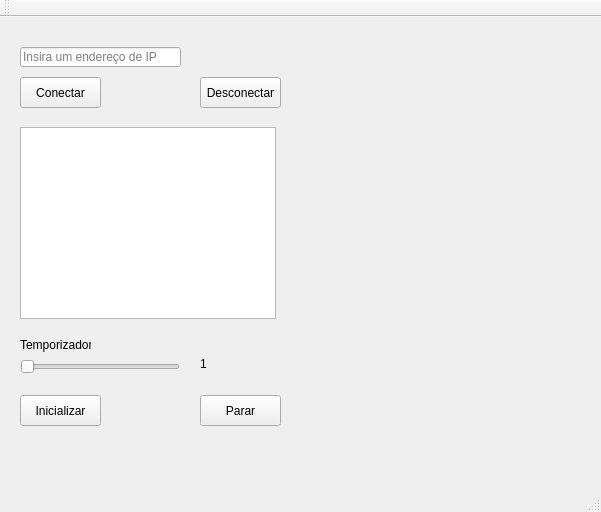
<?xml version="1.0" encoding="UTF-8"?>
<ui version="4.0">
 <class>MainWindow</class>
 <widget class="QMainWindow" name="MainWindow">
  <property name="geometry">
   <rect>
    <x>0</x>
    <y>0</y>
    <width>601</width>
    <height>512</height>
   </rect>
  </property>
  <property name="windowTitle">
   <string>MainWindow</string>
  </property>
  <widget class="QWidget" name="centralWidget">
   <widget class="QPushButton" name="pushButtonGet">
    <property name="geometry">
     <rect>
      <x>20</x>
      <y>378</y>
      <width>81</width>
      <height>31</height>
     </rect>
    </property>
    <property name="text">
     <string>Inicializar</string>
    </property>
   </widget>
   <widget class="QPushButton" name="pushButtonStop">
    <property name="geometry">
     <rect>
      <x>200</x>
      <y>378</y>
      <width>81</width>
      <height>31</height>
     </rect>
    </property>
    <property name="text">
     <string>Parar</string>
    </property>
   </widget>
   <widget class="QListWidget" name="listWidget">
    <property name="geometry">
     <rect>
      <x>20</x>
      <y>110</y>
      <width>256</width>
      <height>192</height>
     </rect>
    </property>
   </widget>
   <widget class="QPushButton" name="pushButtonConnect">
    <property name="geometry">
     <rect>
      <x>20</x>
      <y>60</y>
      <width>81</width>
      <height>31</height>
     </rect>
    </property>
    <property name="text">
     <string>Conectar</string>
    </property>
   </widget>
   <widget class="QPushButton" name="pushButtonDisconnect">
    <property name="geometry">
     <rect>
      <x>200</x>
      <y>60</y>
      <width>81</width>
      <height>31</height>
     </rect>
    </property>
    <property name="text">
     <string>Desconectar</string>
    </property>
   </widget>
   <widget class="QLineEdit" name="lineEdit">
    <property name="geometry">
     <rect>
      <x>20</x>
      <y>30</y>
      <width>161</width>
      <height>20</height>
     </rect>
    </property>
    <property name="text">
     <string/>
    </property>
    <property name="placeholderText">
     <string>Insira um endereço de IP</string>
    </property>
   </widget>
   <widget class="QSlider" name="horizontalSlider">
    <property name="geometry">
     <rect>
      <x>20</x>
      <y>340</y>
      <width>160</width>
      <height>20</height>
     </rect>
    </property>
    <property name="minimum">
     <number>1</number>
    </property>
    <property name="maximum">
     <number>10</number>
    </property>
    <property name="orientation">
     <enum>Qt::Horizontal</enum>
    </property>
   </widget>
   <widget class="QLabel" name="label">
    <property name="geometry">
     <rect>
      <x>20</x>
      <y>320</y>
      <width>71</width>
      <height>16</height>
     </rect>
    </property>
    <property name="text">
     <string>Temporizador</string>
    </property>
   </widget>
   <widget class="QLabel" name="label_2">
    <property name="geometry">
     <rect>
      <x>200</x>
      <y>340</y>
      <width>47</width>
      <height>13</height>
     </rect>
    </property>
    <property name="text">
     <string>1</string>
    </property>
   </widget>
   <widget class="Plotter" name="plotter" native="true">
    <property name="geometry">
     <rect>
      <x>290</x>
      <y>110</y>
      <width>271</width>
      <height>301</height>
     </rect>
    </property>
   </widget>
  </widget>
  <widget class="QMenuBar" name="menuBar">
   <property name="geometry">
    <rect>
     <x>0</x>
     <y>0</y>
     <width>601</width>
     <height>21</height>
    </rect>
   </property>
  </widget>
  <widget class="QToolBar" name="mainToolBar">
   <attribute name="toolBarArea">
    <enum>TopToolBarArea</enum>
   </attribute>
   <attribute name="toolBarBreak">
    <bool>false</bool>
   </attribute>
  </widget>
  <widget class="QStatusBar" name="statusBar"/>
 </widget>
 <layoutdefault spacing="6" margin="11"/>
 <customwidgets>
  <customwidget>
   <class>Plotter</class>
   <extends>QWidget</extends>
   <header>plotter.h</header>
   <container>1</container>
   <slots>
    <signal>mudaX(int)</signal>
    <signal>mudaY(int)</signal>
   </slots>
  </customwidget>
 </customwidgets>
 <resources/>
 <connections>
  <connection>
   <sender>horizontalSlider</sender>
   <signal>sliderMoved(int)</signal>
   <receiver>label_2</receiver>
   <slot>setNum(int)</slot>
   <hints>
    <hint type="sourcelabel">
     <x>169</x>
     <y>385</y>
    </hint>
    <hint type="destinationlabel">
     <x>201</x>
     <y>384</y>
    </hint>
   </hints>
  </connection>
 </connections>
</ui>
